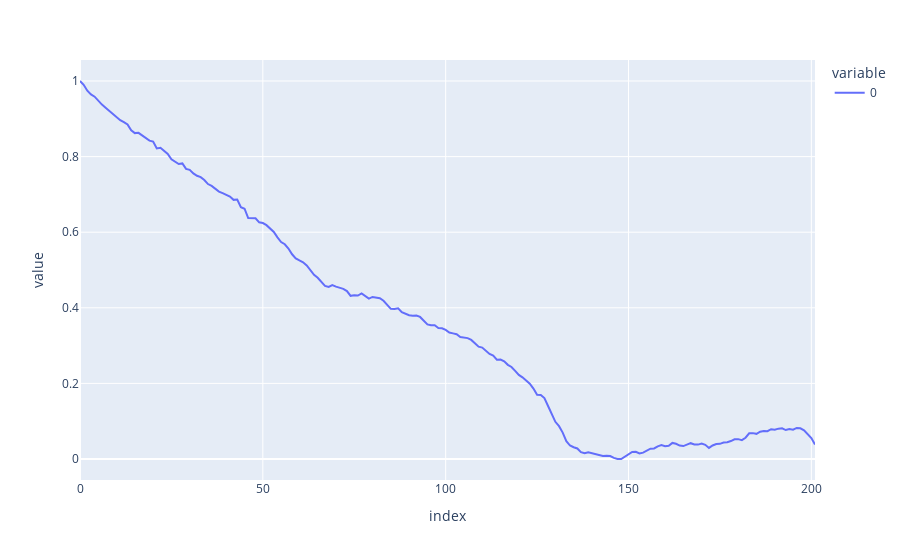

Here is the notebook cell this chart was saved with:
### Code cell
scaler = preprocessing.MinMaxScaler()

df = pd.DataFrame(roi_data_pvc, columns = COLUMN_NAMES)
np_snv = snv_transform(df)
np_mean = np.array(np_snv.mean(axis=0))
pd.DataFrame(np_mean).plot()
scaled = scaler.fit_transform(np_mean.reshape(-1,1))
pd.DataFrame(scaled).plot()
# df_scaled.T.plot.line(title="PVC Mean Reflectance", labels=PLOT_LABELS)

### Figure 1 — Plotly figure (JSON) as saved in the notebook; plotly's stock layout.template omitted (floating-point values rounded to 4 significant figures; data arrays with more than 128 entries replaced by an {"elided": "..."} marker saying what was removed)
{"data": [{"hovertemplate": "variable=0<br>index=%{x}<br>value=%{y}<extra></extra>", "legendgroup": "0", "line": {"color": "#636efa", "dash": "solid"}, "marker": {"symbol": "circle"}, "mode": "lines", "name": "0", "orientation": "v", "showlegend": true, "type": "scatter", "x": {"elided": "202 int values"}, "xaxis": "x", "y": {"elided": "202 float values"}, "yaxis": "y"}], "layout": {"legend": {"title": {"text": "variable"}, "tracegroupgap": 0}, "margin": {"t": 60}, "xaxis": {"anchor": "y", "domain": [0, 1], "title": {"text": "index"}}, "yaxis": {"anchor": "x", "domain": [0, 1], "title": {"text": "value"}}}}
